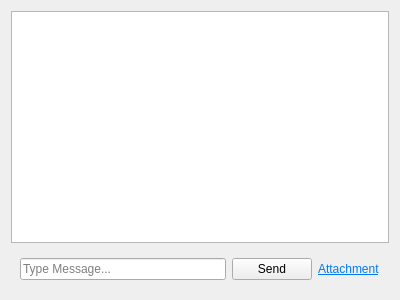
<?xml version="1.0" encoding="UTF-8"?>
<ui version="4.0">
 <class>ClientChatWidget</class>
 <widget class="QWidget" name="ClientChatWidget">
  <property name="geometry">
   <rect>
    <x>0</x>
    <y>0</y>
    <width>400</width>
    <height>300</height>
   </rect>
  </property>
  <property name="windowTitle">
   <string>Form</string>
  </property>
  <layout class="QVBoxLayout" name="verticalLayout">
   <item>
    <widget class="QListWidget" name="lstMessages"/>
   </item>
   <item>
    <widget class="QWidget" name="wdgSendMessage" native="true">
     <layout class="QHBoxLayout" name="horizontalLayout">
      <item>
       <widget class="QLineEdit" name="lnMessage">
        <property name="placeholderText">
         <string>Type Message...</string>
        </property>
       </widget>
      </item>
      <item>
       <widget class="QPushButton" name="btnSend">
        <property name="text">
         <string>Send</string>
        </property>
       </widget>
      </item>
      <item>
       <widget class="QLabel" name="lblOpenFolder">
        <property name="text">
         <string>&lt;html&gt;&lt;head/&gt;&lt;body&gt;&lt;p&gt;&lt;a href=&quot;#&quot;&gt;&lt;span style=&quot; text-decoration: underline; color:#007af4;&quot;&gt;Attachment&lt;/span&gt;&lt;/a&gt;&lt;/p&gt;&lt;/body&gt;&lt;/html&gt;</string>
        </property>
       </widget>
      </item>
     </layout>
    </widget>
   </item>
  </layout>
 </widget>
 <resources/>
 <connections/>
</ui>
